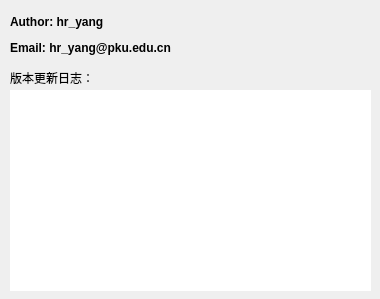
<?xml version="1.0" encoding="UTF-8"?>
<ui version="4.0">
 <class>AboutDialog</class>
 <widget class="QDialog" name="AboutDialog">
  <property name="geometry">
   <rect>
    <x>0</x>
    <y>0</y>
    <width>380</width>
    <height>299</height>
   </rect>
  </property>
  <property name="sizePolicy">
   <sizepolicy hsizetype="Fixed" vsizetype="Fixed">
    <horstretch>0</horstretch>
    <verstretch>0</verstretch>
   </sizepolicy>
  </property>
  <property name="windowTitle">
   <string>About</string>
  </property>
  <property name="sizeGripEnabled">
   <bool>false</bool>
  </property>
  <widget class="QLabel" name="label">
   <property name="geometry">
    <rect>
     <x>10</x>
     <y>10</y>
     <width>191</width>
     <height>51</height>
    </rect>
   </property>
   <property name="sizePolicy">
    <sizepolicy hsizetype="Fixed" vsizetype="Fixed">
     <horstretch>0</horstretch>
     <verstretch>0</verstretch>
    </sizepolicy>
   </property>
   <property name="font">
    <font>
     <weight>75</weight>
     <bold>true</bold>
    </font>
   </property>
   <property name="text">
    <string>&lt;html&gt;&lt;head/&gt;&lt;body&gt;&lt;p&gt;Author: hr_yang&lt;/p&gt;&lt;p&gt; Email: hr_yang@pku.edu.cn&lt;/p&gt;&lt;/body&gt;&lt;/html&gt;</string>
   </property>
   <property name="textFormat">
    <enum>Qt::RichText</enum>
   </property>
  </widget>
  <widget class="QTextEdit" name="textEdit">
   <property name="geometry">
    <rect>
     <x>10</x>
     <y>90</y>
     <width>361</width>
     <height>201</height>
    </rect>
   </property>
   <property name="focusPolicy">
    <enum>Qt::NoFocus</enum>
   </property>
   <property name="frameShape">
    <enum>QFrame::NoFrame</enum>
   </property>
   <property name="frameShadow">
    <enum>QFrame::Sunken</enum>
   </property>
   <property name="readOnly">
    <bool>true</bool>
   </property>
   <property name="html">
    <string>&lt;!DOCTYPE HTML PUBLIC &quot;-//W3C//DTD HTML 4.0//EN&quot; &quot;http://www.w3.org/TR/REC-html40/strict.dtd&quot;&gt;
&lt;html&gt;&lt;head&gt;&lt;meta name=&quot;qrichtext&quot; content=&quot;1&quot; /&gt;&lt;style type=&quot;text/css&quot;&gt;
p, li { white-space: pre-wrap; }
&lt;/style&gt;&lt;/head&gt;&lt;body style=&quot; font-family:'SimSun'; font-size:9pt; font-weight:400; font-style:normal;&quot;&gt;
&lt;p style=&quot;-qt-paragraph-type:empty; margin-top:0px; margin-bottom:0px; margin-left:0px; margin-right:0px; -qt-block-indent:0; text-indent:0px;&quot;&gt;&lt;br /&gt;&lt;/p&gt;&lt;/body&gt;&lt;/html&gt;</string>
   </property>
   <property name="acceptRichText">
    <bool>false</bool>
   </property>
  </widget>
  <widget class="QLabel" name="label_2">
   <property name="geometry">
    <rect>
     <x>10</x>
     <y>70</y>
     <width>81</width>
     <height>16</height>
    </rect>
   </property>
   <property name="text">
    <string>版本更新日志：</string>
   </property>
  </widget>
 </widget>
 <resources/>
 <connections/>
</ui>
